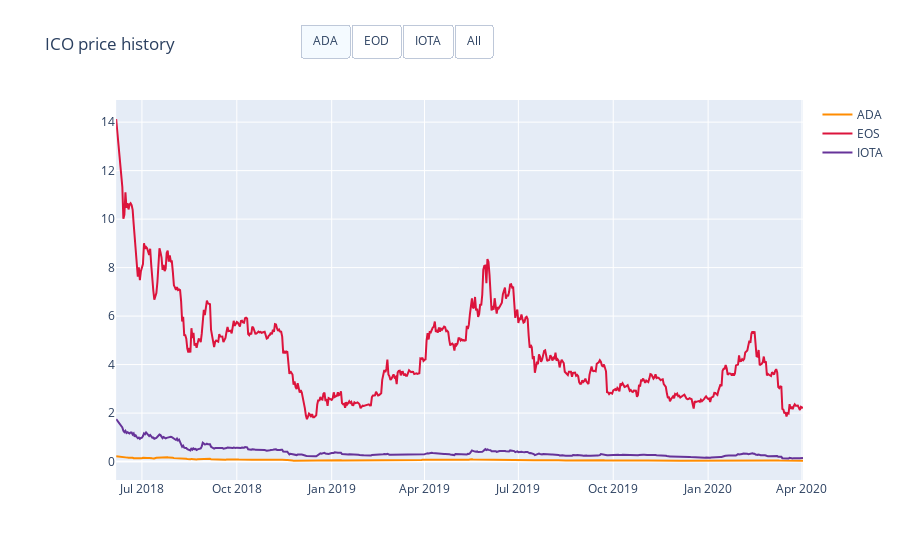

Write notebook code for a chart like this one.
### Code cell
# Initialize figure
fig = go.Figure()

fig.add_trace(
    go.Scatter(x=list(tbl.index),
               y=list(tbl.ADA),
               name="ADA",
               line=dict(color="DarkOrange")))

fig.add_trace(
    go.Scatter(x=list(tbl.index),
               y=list(tbl.EOS),
               name="EOS",
               line=dict(color="Crimson")))


fig.add_trace(
    go.Scatter(x=list(tbl.index),
               y=list(tbl.IOTA),
               name="IOTA",
               line=dict(color="RebeccaPurple")))


fig.update_layout(
    updatemenus=[
        dict(
            type="buttons",
            direction="right",
            active=0,
            x=0.57,
            y=1.2,
            buttons=list([
                dict(label="ADA",
                     method="update",
                     args=[{"visible": [True, False, False]},
                           {"title": "ADA",
                            "annotations": []}]),
                dict(label="EOD",
                     method="update",
                     args=[{"visible": [False, True, False]},
                           {"title": "EOD",
                            "annotations": []}]),
                dict(label="IOTA",
                     method="update",
                     args=[{"visible": [False, False, True]},
                           {"title": "IOTA",
                            "annotations": [] }]),
                dict(label="All",
                     method="update",
                     args=[{"visible": [True, True, True]},
                           {"title": "All",
                            "annotations": []}]),
            ]),
        )
    ])

# Set title
fig.update_layout(
    title_text="ICO price history",
    xaxis_domain=[0.05, 1.0]
)

fig.show()

### Figure 1 — Plotly figure (JSON) as saved in the notebook; plotly's stock layout.template omitted (floating-point values rounded to 4 significant figures; data arrays with more than 128 entries replaced by an {"elided": "..."} marker saying what was removed)
{"data": [{"line": {"color": "DarkOrange"}, "name": "ADA", "type": "scatter", "x": {"elided": "656 str values"}, "y": {"elided": "656 float values"}}, {"line": {"color": "Crimson"}, "name": "EOS", "type": "scatter", "x": {"elided": "656 str values"}, "y": {"elided": "656 float values"}}, {"line": {"color": "RebeccaPurple"}, "name": "IOTA", "type": "scatter", "x": {"elided": "656 str values"}, "y": {"elided": "656 float values"}}], "layout": {"title": {"text": "ICO price history"}, "updatemenus": [{"active": 0, "buttons": [{"args": [{"visible": [true, false, false]}, {"annotations": [], "title": "ADA"}], "label": "ADA", "method": "update"}, {"args": [{"visible": [false, true, false]}, {"annotations": [], "title": "EOD"}], "label": "EOD", "method": "update"}, {"args": [{"visible": [false, false, true]}, {"annotations": [], "title": "IOTA"}], "label": "IOTA", "method": "update"}, {"args": [{"visible": [true, true, true]}, {"annotations": [], "title": "All"}], "label": "All", "method": "update"}], "direction": "right", "type": "buttons", "x": 0.57, "y": 1.2}], "xaxis": {"domain": [0.05, 1]}}}
